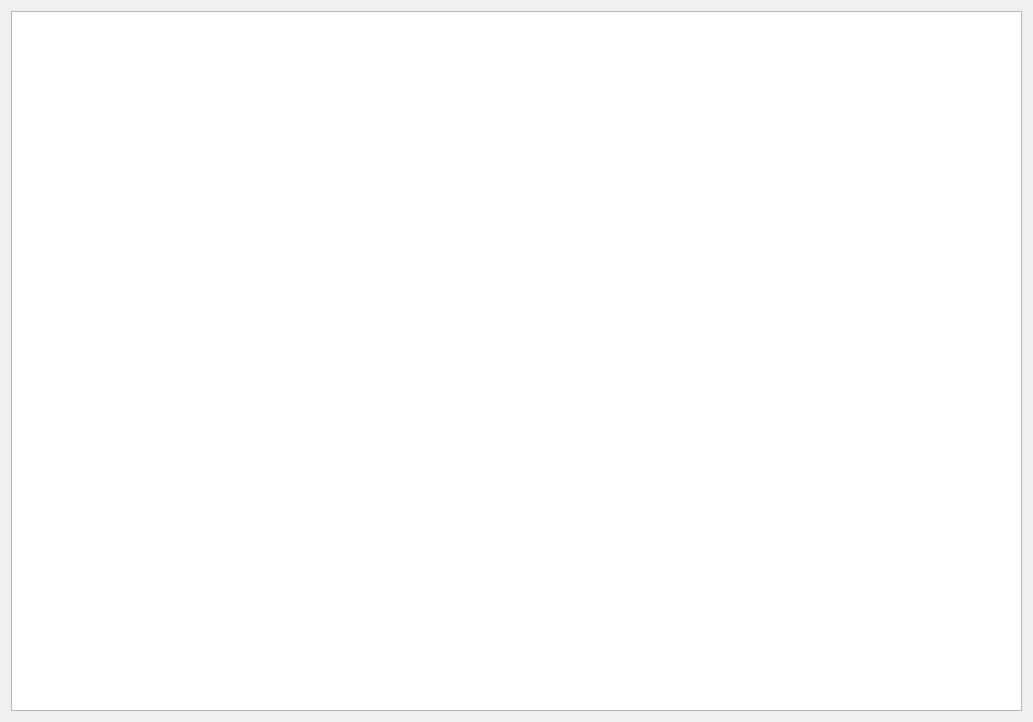
<?xml version="1.0" encoding="UTF-8"?>
<ui version="4.0">
 <class>Form</class>
 <widget class="QWidget" name="Form">
  <property name="geometry">
   <rect>
    <x>0</x>
    <y>0</y>
    <width>1033</width>
    <height>722</height>
   </rect>
  </property>
  <property name="windowTitle">
   <string>Form</string>
  </property>
  <layout class="QVBoxLayout" name="verticalLayout">
   <item>
    <widget class="QGraphicsView" name="graphicsView">
     <property name="layoutDirection">
      <enum>Qt::RightToLeft</enum>
     </property>
     <property name="renderHints">
      <set>QPainter::Antialiasing|QPainter::TextAntialiasing</set>
     </property>
    </widget>
   </item>
  </layout>
 </widget>
 <resources/>
 <connections/>
</ui>
